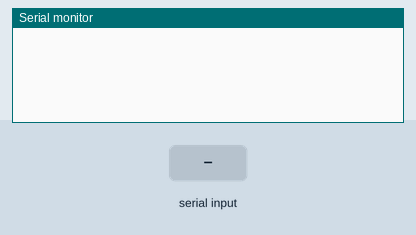
Simulated run of this sketch. Board: Arduino Uno, built with avr-gcc and run on an emulated ATmega328P. Parts: the last lines printed to the serial monitor. Inputs (shaded band) come from the test bench.

Above: at 1.2 s.
1.3 s: "90,45\n" received over Serial
At 2.1 s:
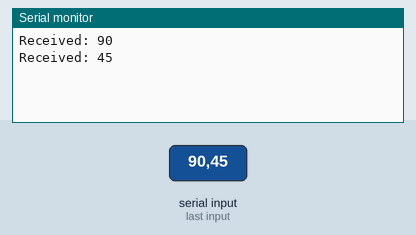
2.8 s: "30,150\n" received over Serial
At 4.1 s:
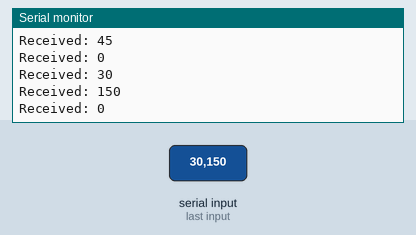
Timing chart, 0 to 5.8 s (numbered marks = the images above; inputs shaded):
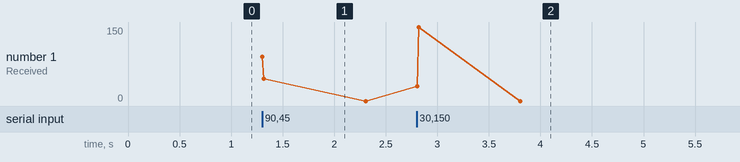

The sketch:

parseint.ino
```cpp
void setup() {
  Serial.begin(9600);
}

void loop() {

  if (Serial.available() > 0) {

    int value = Serial.parseInt();

    Serial.print("Received: ");
    Serial.println(value);
  }
}
```

Measured:
- after the input at 1.3 s, the serial monitor: prints a new line at once (image 1)
- after the input at 2.8 s, the serial monitor: prints a new line at once (image 2)
